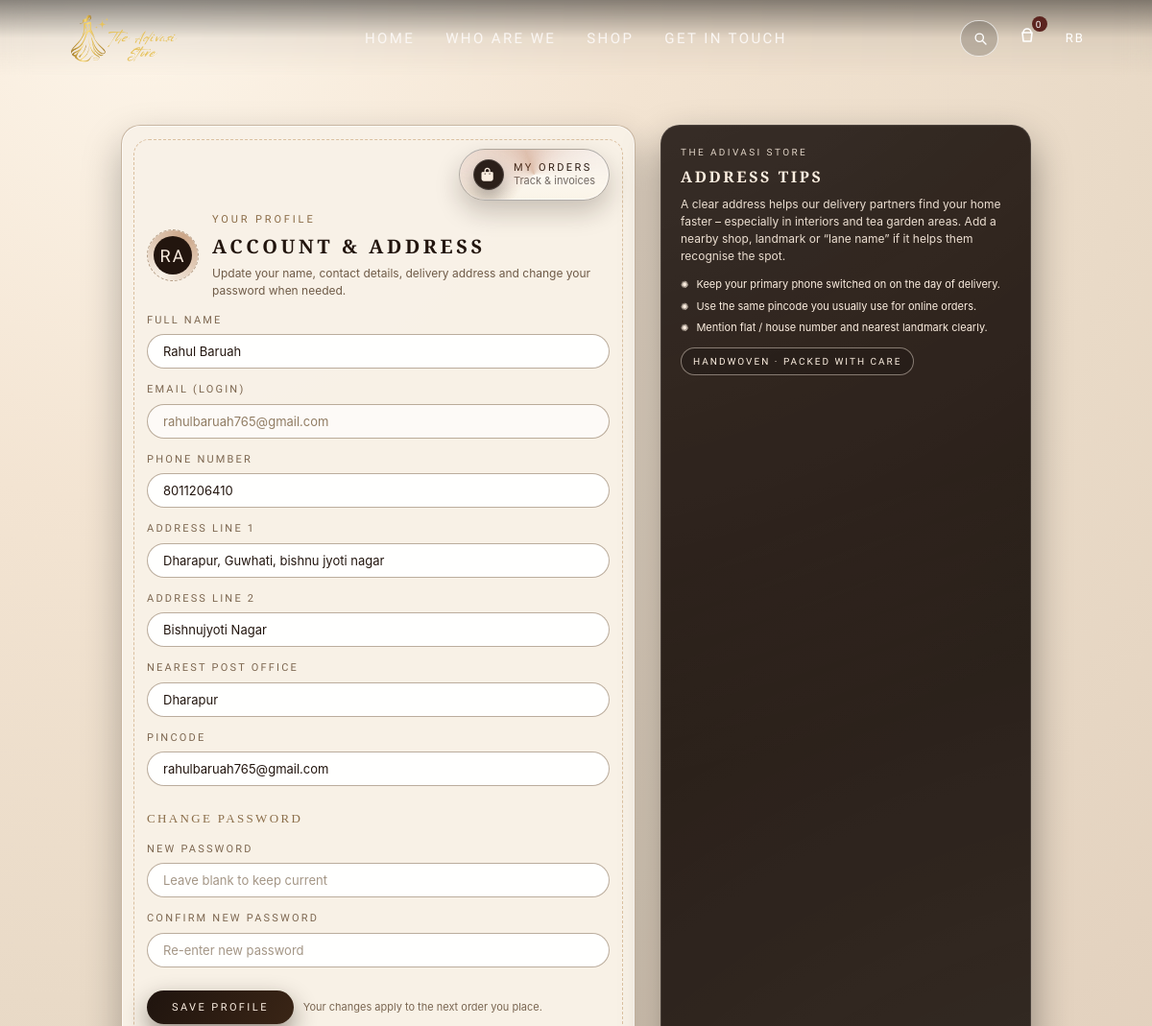
Page /profile (signed in, upper part) on the earlier database version.
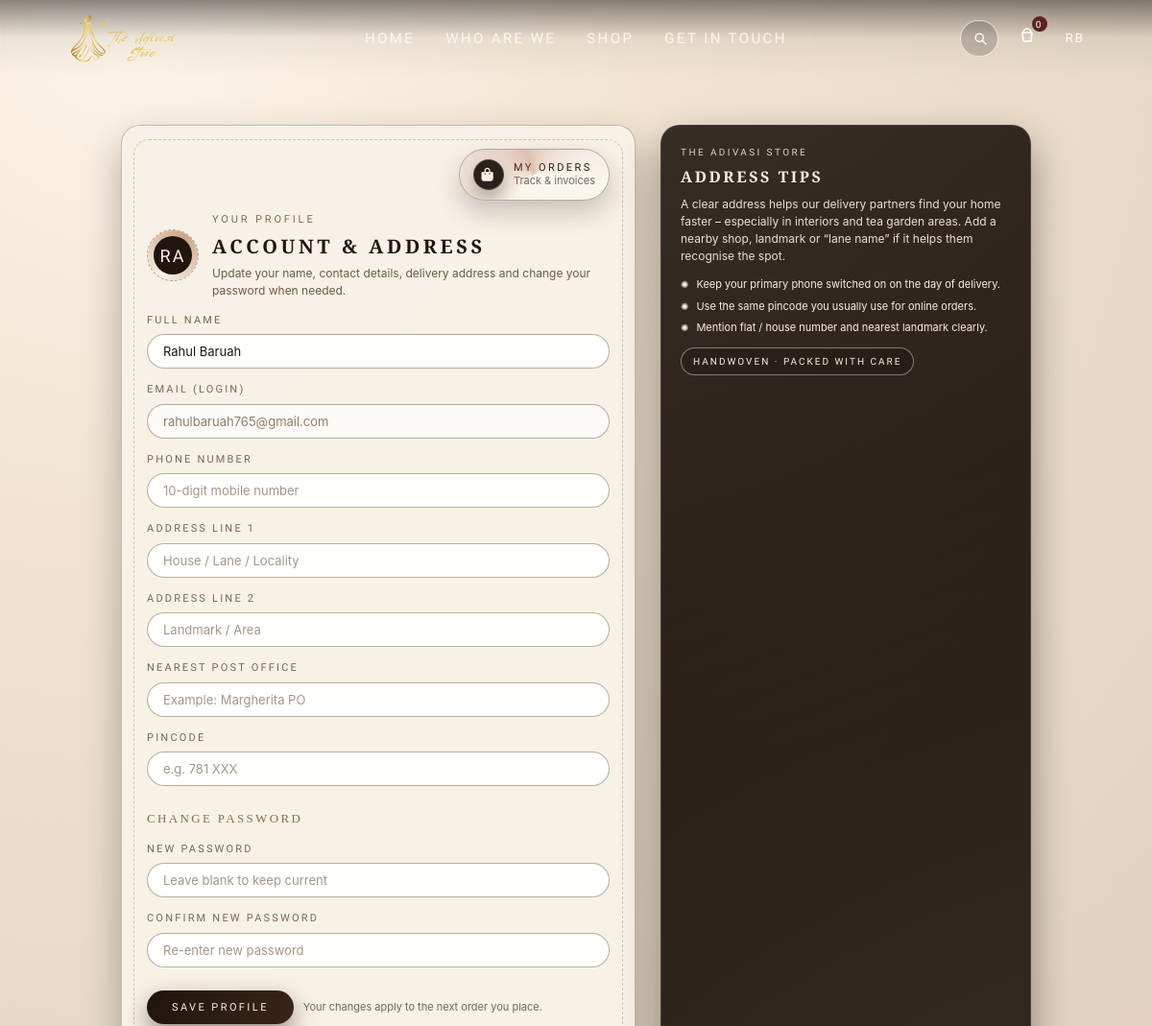
Same page on the later database version.
### app.py (models this page shows, shortened)
class User(UserMixin, db.Model):
    id = db.Column(db.Integer, primary_key=True)
    email = db.Column(db.String(150), unique=True, nullable=False)
    name = db.Column(db.String(150))
    password_hash = db.Column(db.String(255), nullable=False)
    is_admin = db.Column(db.Boolean, default=False)
    phone = db.Column(db.String(30))
    nearest_post_office = db.Column(db.String(150))
    pincode = db.Column(db.String(20))
    address_line1 = db.Column(db.String(255))
    address_line2 = db.Column(db.String(255))
    created_at = db.Column(db.DateTime, default=datetime.utcnow)
    @property
    def initials(self):
        if self.name:
            parts = self.name.strip().split()
            if len(parts) == 1:
                return parts[0][:2].upper()
            return (parts[0][0] + parts[-1][0]).upper()
        return (self.email[:2] if self.email else "GU").upper()

### app.py (the view, shortened to what this page needs)
@app.route("/profile", methods=["GET", "POST"])
@login_required
def profile():
    if current_user.is_admin:
        return redirect(url_for("admin_profile"))
    return render_template("profile.html")

### app.py (called while the page is built)
@login_manager.user_loader
def load_user(user_id):
    return User.query.get(int(user_id))

@app.context_processor
def inject_cart_info():
    cart_count = 0
    if current_user.is_authenticated and not getattr(current_user, "is_admin", False):
        cart_count = (
            db.session.query(db.func.coalesce(db.func.sum(CartItem.quantity), 0))
            .filter_by(user_id=current_user.id)
            .scalar()
            or 0
        )
    cart_just_added = session.pop("cart_just_added", False)
    return dict(
        cart_count=int(cart_count),
        cart_just_added=bool(cart_just_added),
    )

### templates/profile.html (shortened to what this page needs)
{% extends "base.html" %}
{% block content %}
<main>
  <section class="section profile-page">
    <div class="profile-shell">
      <div class="profile-card">
        <div class="profile-top-actions">
          <a href="{{ url_for('my_orders') }}" class="profile-orders-btn" aria-label="My Orders">
            <span class="profile-orders-ico" aria-hidden="true">
              <i class="fa-solid fa-bag-shopping"></i>
            </span>
            <span class="profile-orders-pill">
              <span class="t1">My Orders</span>
              <span class="t2">Track & invoices</span>
            </span>
          </a>
        </div>
        <div class="profile-header">
          <div class="profile-avatar-ring">
            <div class="profile-avatar-initials">
              {{ (current_user.name or current_user.email or 'A')[:2].upper() }}
            </div>
          </div>
          <div class="profile-header-text">
            <div class="profile-kicker">Your Profile</div>
            <h1 class="profile-title">Account & Address</h1>
            <p class="profile-sub">
              Update your name, contact details, delivery address and change your password when needed.
            </p>
          </div>
        </div>
        <form method="POST" class="profile-form">
          <div class="profile-group">
            <label class="profile-label" for="name">Full name</label>
            <div class="profile-input-wrap">
              <input
                id="name"
                type="text"
                name="name"
                class="profile-input"
                placeholder="Your full name"
                value="{{ current_user.name or '' }}"
                required
              >
            </div>
          </div>
          <div class="profile-group">
            <label class="profile-label" for="email">Email (login)</label>
            <div class="profile-input-wrap">
              <input
                id="email"
                type="email"
                class="profile-input"
                value="{{ current_user.email }}"
                disabled
              >
            </div>
          </div>
          <div class="profile-group">
            <label class="profile-label" for="phone">Phone number</label>
            <div class="profile-input-wrap">
              <input
                id="phone"
                type="text"
                name="phone"
                class="profile-input"
                placeholder="10-digit mobile number"
                value="{{ current_user.phone or '' }}"
              >
            </div>
          </div>
          <div class="profile-group">
            <label class="profile-label" for="address_line1">Address line 1</label>
            <div class="profile-input-wrap">
              <input
                id="address_line1"
                type="text"
                name="address_line1"
                class="profile-input"
                placeholder="House / Lane / Locality"
                value="{{ current_user.address_line1 or '' }}"
              >
            </div>
          </div>
          <div class="profile-group">
            <label class="profile-label" for="address_line2">Address line 2</label>
            <div class="profile-input-wrap">
              <input
                id="address_line2"
                type="text"
                name="address_line2"
                class="profile-input"
                placeholder="Landmark / Area"
                value="{{ current_user.address_line2 or '' }}"
              >
            </div>
          </div>
          <div class="profile-group">
            <label class="profile-label" for="nearest_post_office">Nearest Post Office</label>
            <div class="profile-input-wrap">
              <input
                id="nearest_post_office"
                type="text"
                name="nearest_post_office"
                class="profile-input"
                placeholder="Example: Margherita PO"
                value="{{ current_user.nearest_post_office or '' }}"
              >
            </div>
          </div>
          <div class="profile-group">
            <label class="profile-label" for="pincode">Pincode</label>
            <div class="profile-input-wrap">
              <input
                id="pincode"
                type="text"
                name="pincode"
                class="profile-input"
                placeholder="e.g. 781 XXX"
                value="{{ current_user.pincode or '' }}"
              >
            </div>
          </div>
          <div class="profile-section-title">Change password</div>
          <div class="profile-group">
            <label class="profile-label" for="new_password">New password</label>
            <div class="profile-input-wrap">
              <input
                id="new_password"
                type="password"
                name="new_password"
                class="profile-input"
                placeholder="Leave blank to keep current"
              >
            </div>
          </div>
          <div class="profile-group">
            <label class="profile-label" for="confirm_password">Confirm new password</label>
            <div class="profile-input-wrap">
              <input
                id="confirm_password"
                type="password"
                name="confirm_password"
                class="profile-input"
                placeholder="Re-enter new password"
              >
            </div>
          </div>
          <div class="profile-submit-row">
            <button type="submit" class="profile-save-btn">
              Save profile
            </button>
            <span class="profile-hint">
              Your changes apply to the next order you place.
            </span>
          </div>
        </form>
      </div>
      <aside class="profile-side-card">
        <div class="profile-side-inner">
          <div class="profile-side-kicker">The Adivasi Store</div>
          <h2 class="profile-side-title">Address tips</h2>
          <p class="profile-side-text">
            A clear address helps our delivery partners find your home faster – especially in interiors and tea
            garden areas. Add a nearby shop, landmark or “lane name” if it helps them recognise the spot.
          </p>
          <ul class="profile-side-list">
            <li>Keep your primary phone switched on on the day of delivery.</li>
            <li>Use the same pincode you usually use for online orders.</li>
            <li>Mention flat / house number and nearest landmark clearly.</li>
          </ul>
          <span class="profile-side-tag">
            <span>Handwoven · Packed with care</span>
          </span>
        </div>
      </aside>
    </div>
  </section>
</main>
{% endblock %}

### templates/base.html (shortened to what this page needs)
<!DOCTYPE html>
<html lang="en">
<head>
  <link rel="stylesheet"
        href="https://cdnjs.cloudflare.com/ajax/libs/font-awesome/6.5.1/css/all.min.css"
 />
</head>
<body>
  <header class="site-header" id="site-header">
    <div class="site-logo">
      <a href="{{ url_for('home') }}" aria-label="Go to Home">
        <img src="{{ url_for('static', filename='images/logo22.png') }}" alt="Brand Logo">
      </a>
    </div>
    <nav class="nav-main" aria-label="Main navigation">
      <ul class="nav-links">
        <li><a href="/home">Home</a></li>
        <li><a href="/about">WHO ARE WE</a></li>
        <li><a href="/shop">Shop</a></li>
        <li><a href="/contact">Get In Touch</a></li>
      </ul>
    </nav>
    <div class="nav-actions">
      <div class="nav-search" id="nav-search">
        <button class="search-icon" id="search-button" aria-label="Search">
          <svg viewBox="0 0 24 24" aria-hidden="true">
            <circle cx="11" cy="11" r="5.5"></circle>
            <line x1="15" y1="15" x2="20" y2="20"></line>
          </svg>
        </button>
      </div>
      <div class="nav-cart" title="Cart" data-count="{{ cart_count }}">
        <svg viewBox="0 0 24 24" aria-hidden="true">
          <path d="M8 9c0-2.2 1.8-4 4-4s4 1.8 4 4"></path>
          <path d="M7 9h10l-1 9H8L7 9z"></path>
        </svg>
      </div>
      <div class="nav-login">
        {% if current_user.is_authenticated %}
          <a href="{{ url_for('profile') }}">
            <span>{{ current_user.initials }}</span>
          </a>
        {% else %}
          <a href="{{ url_for('login') }}">
            <span>Login</span>
          </a>
        {% endif %}
      </div>
    </div>
  </header>
  {% block content %}{% endblock %}
</body>
</html>

### templates/base.html (style rules this page uses)
:root { --bg-cream: #f5efe4; --ink: #17130f; --accent: #5b241f; --accent-soft: #7a3a32; --border-soft: rgba(23, 19, 15, 0.08); --transition-fast: 0.25s ease; --transition-med: 0.4s ease; --shadow-soft: 0 18px 38px rgba(0, 0, 0, 0.28); --shadow-card: 0 10px 24px rgba(0, 0, 0, 0.18); }
* { box-sizing: border-box; margin: 0; padding: 0; }
html, body { height: 100%; scroll-behavior: smooth; }
body { font-family: "Playfair Display", serif; color: var(--ink); background-color: var(--bg-cream); line-height: 1.5; }
a { color: inherit; text-decoration: none; }
img { max-width: 100%; display: block; }
.site-header { position: fixed; top: 0; left: 0; right: 0; z-index: 20; display: flex; align-items: center; height: 80px; padding: 0 60px; backdrop-filter: blur(14px); background: linear-gradient( to bottom, rgba(0, 0, 0, 0.45), rgba(0, 0, 0, 0.05), transparent ); color: #fff; transition: background var(--transition-med), padding var(--transition-med), box-shadow var(--transition-med), height var(--transition-med); }
.site-logo { display: flex; align-items: center; margin-right: 40px; }
.site-logo img { height: 140px; width: auto; object-fit: contain; }
.nav-main { flex: 1; display: flex; justify-content: center; }
.nav-links { list-style: none; display: flex; align-items: center; gap: 32px; font-family: "Fjalla One", sans-serif; text-transform: uppercase; letter-spacing: 0.16em; font-size: 15px; color: #faf6f3; }
.nav-links a { position: relative; padding-bottom: 4px; white-space: nowrap; }
.nav-links a::after { content: ""; position: absolute; left: 0; bottom: 0; width: 0; height: 2px; background: #e9e8e7; transition: width var(--transition-fast); }
.nav-actions { display: flex; align-items: center; gap: 18px; font-family: "Fjalla One", sans-serif; text-transform: uppercase; letter-spacing: 0.16em; font-size: 13px; margin-left: 40px; }
.nav-search { position: relative; display: flex; align-items: center; overflow: hidden; width: 40px; height: 38px; border-radius: 999px; border: 1px solid rgba(255, 255, 255, 0.7); background: rgba(0, 0, 0, 0.18); transition: width var(--transition-med), background var(--transition-fast), border-color var(--transition-fast); cursor: text; }
.nav-search .search-icon { width: 40px; height: 38px; display: flex; align-items: center; justify-content: center; flex-shrink: 0; border: none; background: transparent; cursor: pointer; transition: transform 0.2s ease; }
.nav-search svg { width: 18px; height: 18px; }
.nav-cart { position: relative; cursor: pointer; animation: bag-breathe 3s ease-in-out infinite; }
.nav-cart svg { width: 24px; height: 24px; }
.nav-cart::after { content: attr(data-count); position: absolute; top: -8px; right: -9px; width: 16px; height: 16px; border-radius: 999px; background: var(--accent); color: #fff; font-size: 10px; display: flex; align-items: center; justify-content: center; font-family: "Fjalla One", sans-serif; }
.nav-login { cursor: pointer; padding: 6px 10px; }
.section { padding: 70px 60px 60px; }

Differences in the rows shown:
changed User "RA": phone "8011206410" → (not shown); address_line1 "Dharapur, Guwhati, bishnu jyoti nagar" → (not shown); address_line2 "Bishnujyoti Nagar" → (not shown); nearest_post_office "Dharapur" → (not shown); pincode "rahulbaruah765@gmail.com" → (not shown)
